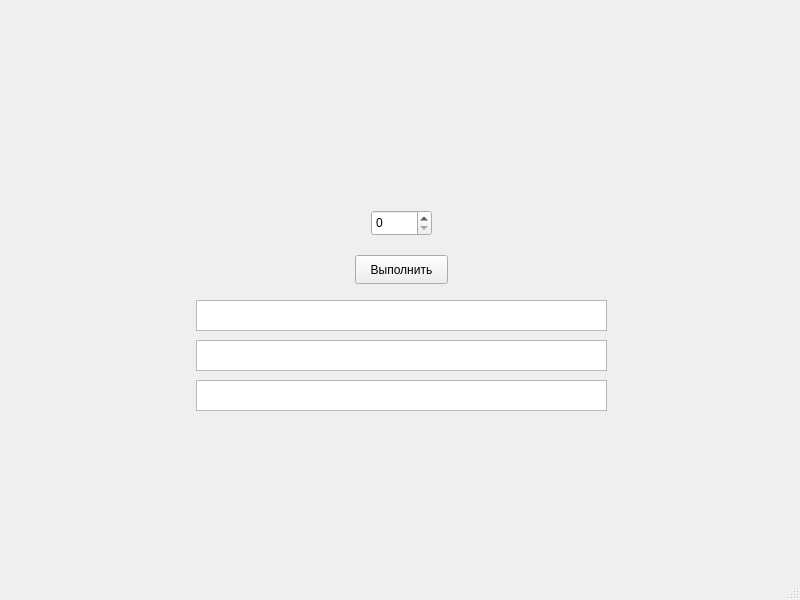
<?xml version="1.0" encoding="UTF-8"?>
<ui version="4.0">
 <class>MainWindow</class>
 <widget class="QMainWindow" name="MainWindow">
  <property name="geometry">
   <rect>
    <x>0</x>
    <y>0</y>
    <width>800</width>
    <height>600</height>
   </rect>
  </property>
  <property name="windowTitle">
   <string>MainWindow</string>
  </property>
  <widget class="QWidget" name="centralwidget">
   <widget class="QSpinBox" name="spinBox">
    <property name="geometry">
     <rect>
      <x>371</x>
      <y>210</y>
      <width>61</width>
      <height>26</height>
     </rect>
    </property>
    <property name="maximum">
     <number>100</number>
    </property>
   </widget>
   <widget class="QTextEdit" name="textEdit">
    <property name="geometry">
     <rect>
      <x>196</x>
      <y>300</y>
      <width>411</width>
      <height>31</height>
     </rect>
    </property>
   </widget>
   <widget class="QTextEdit" name="textEdit_2">
    <property name="geometry">
     <rect>
      <x>196</x>
      <y>340</y>
      <width>411</width>
      <height>31</height>
     </rect>
    </property>
   </widget>
   <widget class="QTextEdit" name="textEdit_3">
    <property name="geometry">
     <rect>
      <x>196</x>
      <y>380</y>
      <width>411</width>
      <height>31</height>
     </rect>
    </property>
   </widget>
   <widget class="QPushButton" name="pushButton">
    <property name="geometry">
     <rect>
      <x>355</x>
      <y>255</y>
      <width>93</width>
      <height>29</height>
     </rect>
    </property>
    <property name="text">
     <string>Выполнить</string>
    </property>
   </widget>
  </widget>
  <widget class="QMenuBar" name="menubar">
   <property name="geometry">
    <rect>
     <x>0</x>
     <y>0</y>
     <width>800</width>
     <height>26</height>
    </rect>
   </property>
  </widget>
  <widget class="QStatusBar" name="statusbar"/>
 </widget>
 <resources/>
 <connections/>
</ui>
